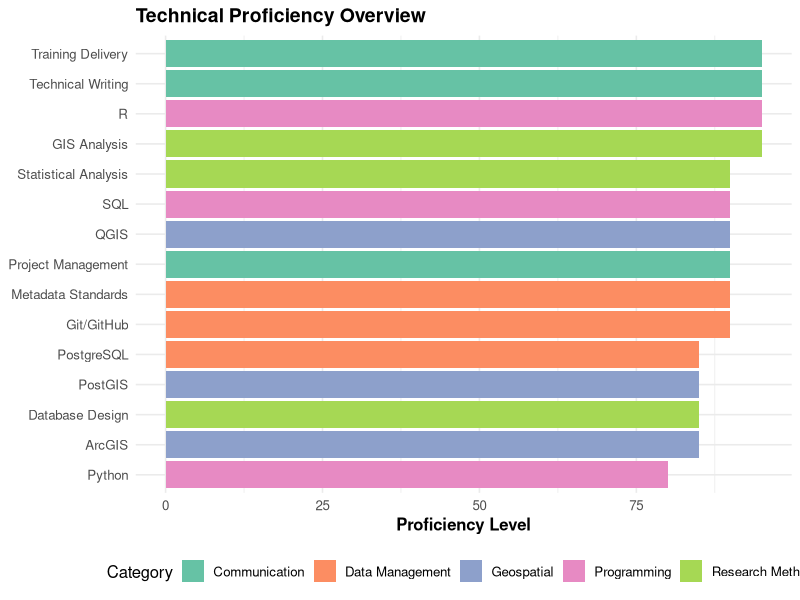

Write the R code that produced this figure.
## ---- chunk 1
#| echo: false
#| warning: false
#| message: false
#| fig-height: 6
#| fig-width: 10

library(tidyverse)
library(ggplot2)

# Create skills data
skills_data <- tibble(
  category = rep(c("Programming", "Geospatial", "Data Management", 
                   "Research Methods", "Communication"), each = 3),
  skill = c(
    "R", "Python", "SQL",
    "QGIS", "ArcGIS", "PostGIS",
    "PostgreSQL", "Git/GitHub", "Metadata Standards",
    "Statistical Analysis", "GIS Analysis", "Database Design",
    "Technical Writing", "Training Delivery", "Project Management"
  ),
  proficiency = c(
    95, 80, 90,
    90, 85, 85,
    85, 90, 90,
    90, 95, 85,
    95, 95, 90
  )
)

# Create visualization
ggplot(skills_data, aes(x = reorder(skill, proficiency), y = proficiency, fill = category)) +
  geom_col(show.legend = TRUE) +
  coord_flip() +
  scale_fill_brewer(palette = "Set2") +
  theme_minimal(base_size = 12) +
  theme(
    plot.title = element_text(face = "bold", size = 14),
    axis.title = element_text(face = "bold"),
    legend.position = "bottom"
  ) +
  labs(
    title = "Technical Proficiency Overview",
    x = NULL,
    y = "Proficiency Level",
    fill = "Category"
  )
